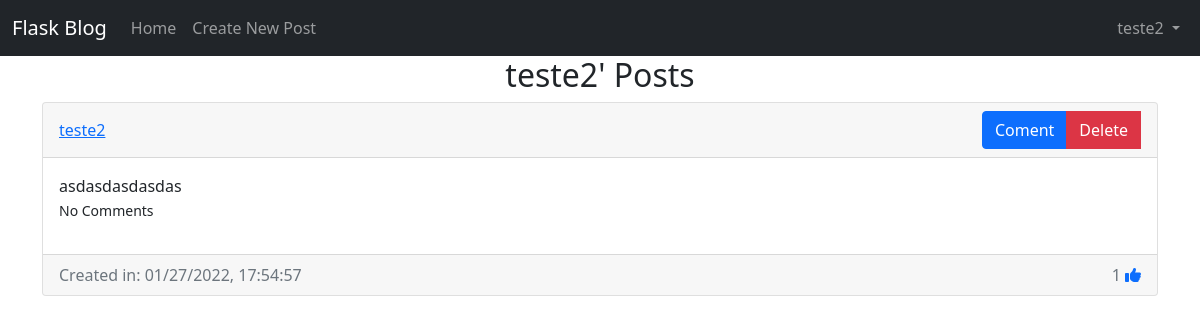
The app's page /posts/teste2 (signed in), older data.
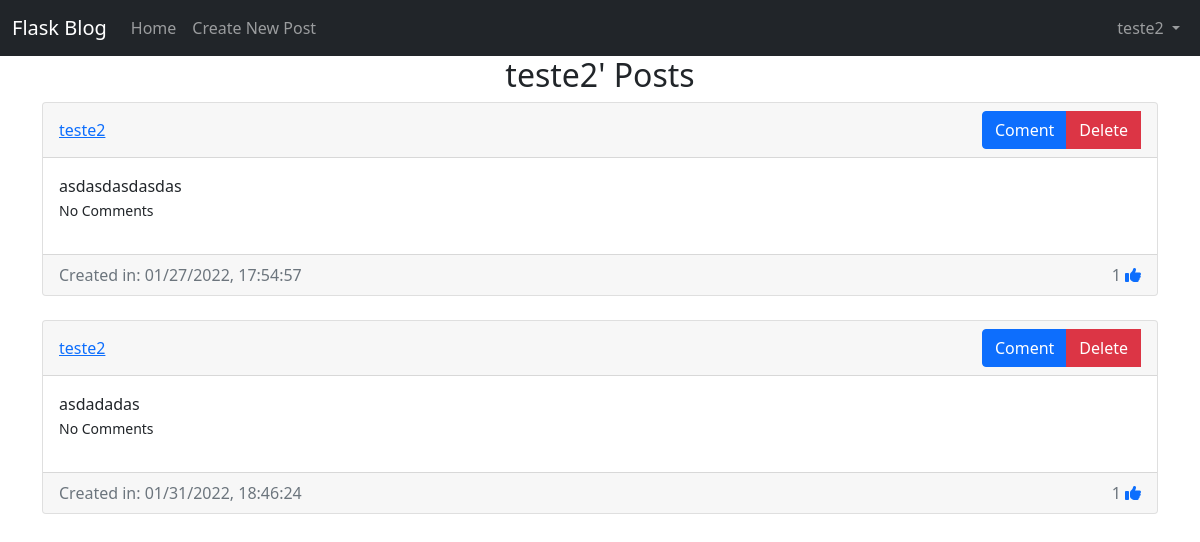
The same page, newer data.
### website/models.py (models this page shows)
class User(db.Model, UserMixin):
    id = db.Column(db.Integer, primary_key = True)
    email = db.Column(db.String(150), unique = True)
    username = db.Column(db.String(100), unique = True)
    password = db.Column(db.String(100))
    date_created = db.Column(db.DateTime, default = datetime.utcnow)
    posts = db.relationship('Post', backref="user", passive_deletes = True)
    comments = db.relationship('Comment', backref="user", passive_deletes = True)
    likes = db.relationship('Like', backref="user", passive_deletes = True)

class Post(db.Model):
    id = db.Column(db.Integer, primary_key = True)
    text = db.Column(db.Text, nullable = False)
    date_created = db.Column(db.DateTime, default = datetime.utcnow)
    author = db.Column(db.Integer, db.ForeignKey('user.id', ondelete='CASCADE'), nullable = False)
    comments = db.relationship('Comment', backref="post", passive_deletes=True)
    likes = db.relationship('Like', backref="post", passive_deletes=True)

### website/views.py (the view)
@views.route("/posts/<username>")
@login_required
def view_posts(username):
    user = User.query.filter_by(username=username).first()
    if not user:
        flash("User not found!", category='error')
        return redirect(url_for('views.home'))
    else:
        return render_template("posts.html.j2", user=current_user, posts=user.posts, username=username)

### website/__init__.py (called while the page is built)
def create_app():
    app = Flask(__name__)
    app.config['SECRET_KEY'] = "SUPERSECRET"
    app.config['SQLALCHEMY_DATABASE_URI'] = f'sqlite:///{DB_NAME}'
    db.init_app(app)
    from .views import views
    app.register_blueprint(views, url_prefix="/")
    from .auth import auth
    app.register_blueprint(auth, url_prefix="/")
    from .models import User, Post, Comment, Like
    create_database(app)
    login_manager = LoginManager()
    login_manager.login_view = "auth.login"
    login_manager.init_app(app)
    @login_manager.user_loader
    def load_user(id):
        return User.query.get(int(id))
    return app

### website/templates/posts.html.j2 (shortened to what this page needs)
{% extends "posts-div.html.j2" %}
{% block header %}{{username}}' Posts{% endblock header %}

### website/templates/posts-div.html.j2 (shortened to what this page needs)
{% extends "base.html.j2" %}
{% block content %}
<h2 align='center'>{% block header %}Posts{% endblock %}</h1>
    <div id='posts'>
        {% for post in posts %}
            <div class='card'>
                <div class="card-header d-flex justify-content-between align-items-center">
                    <a href="/posts/{{post.user.username}}">{{post.user.username}}</a>
                    <div>
                        <div class="btn-group">
                            <a href="/create-comment/{{post.id}}" class="btn btn-primary">Coment</a>
                            {% if user.id == post.author %}
                                <a href="/delete-post/{{post.id}}" class="btn btn-danger">Delete</a>
                                <br/>
                            {% endif %}
                        </div>
                    </div>
                </div>
                <div class="card-body">
                    <div class="card-text"><p class="card-text">{{post.text}}</p></div>
                        <p>
                        {% if post.comments|length %}
                            <a data-bs-toggle="collapse" href="#comments-{{post.id}}" aria-expanded="false" aria-controls="colapse-comments-{{post.id}}"><small>View {{post.comments|length}} Comments</small></a>
                        {% else %}
                            <small class="text-mutted">No Comments</small>
                        {% endif %}
                        </p>
                </div>
                    <div class="card-footer text-muted d-flex justify-content-between align-items-center">
                        Created in: {{post.date_created.strftime("%m/%d/%Y, %H:%M:%S")}}
                        <div>
                            {{post.likes|length}}
                            {% if user.id in post.likes|map(attribute="author")|list %}
                                <a href="/like-post/{{post.id}}"> <i class="fas fa-thumbs-up" id="like-button-{{post.id}}"></i></a>
                            {% else %}
                                <a href="/like-post/{{post.id}}"> <i class="far fa-thumbs-up" id="like-button-{{post.id}}"></i></a>
                            {% endif %}
                        </div>
                    </div>
            </div>
            <br/>
        {% endfor %}
    </div>
    <br/>
{% endblock content %}

### website/templates/base.html.j2 (shortened to what this page needs)
<!DOCTYPE html>
<html lang="en">
<head>
    <link href="https://cdn.jsdelivr.net/npm/bootstrap@5.1.3/dist/css/bootstrap.min.css" rel="stylesheet">
</head>
<body>
    <nav class="navbar navbar-expand-md navbar-dark bg-dark">
        <div class="container-fluid">
            <a class="navbar-brand mr-4" href="/">Flask Blog</a>
            <div class="collapse navbar-collapse" id="navbar">
                <div class="navbar-nav me-auto mb-2 mb-lg-0">
                    <a href="/home" class="nav-item nav-link">Home</a>
                    {% if user.is_authenticated %}
                        <a href="/create-post" class="nav-item nav-link">Create New Post</a>
                    {% endif %}
                </div>
                <div class="navbar-nav">
                    {% if user.is_authenticated %}
                        <li class="nav-item dropdown">
                            <a class="nav-link dropdown-toggle" href="#" id="navbarDropdown" role="button" data-bs-toggle="dropdown" aria-expanded="false"> {{user.username}} </a>
                        </li>
                    {% else %}
                        <a href="/login" class="nav-item nav-link">Login</a>
                        <a href="/sign-up" class="nav-item nav-link">Sign Up</a>
                    {% endif %}
                </div>
            </div>
        </div>
    </nav>
    <div class="container">
        {% block content %}{% endblock %}
    </div>
</body>
</html>

Row changes from the older to the newer data that the page shows:
added Post: user.username "teste2", text "asdadadas", date_created "01/31/2022, 18:46:24", likes|length "1"
